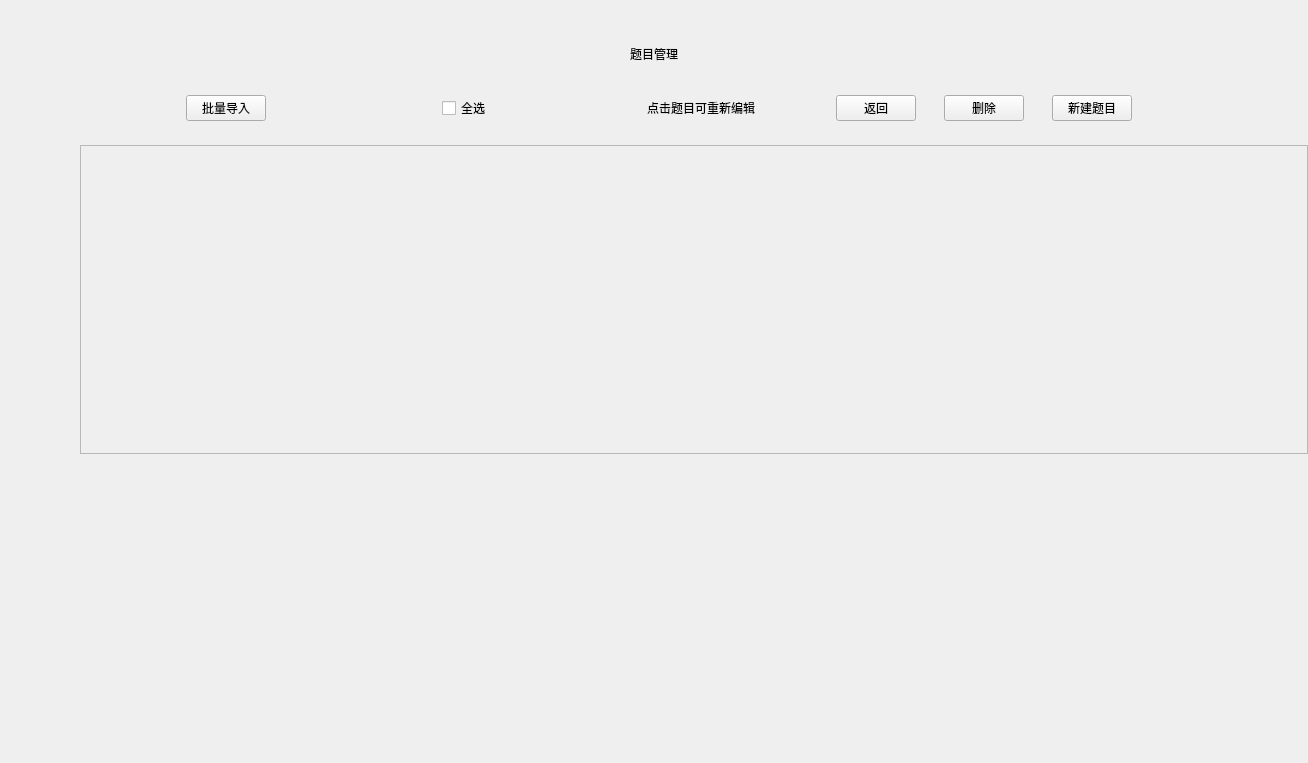
<?xml version="1.0" encoding="UTF-8"?>
<ui version="4.0">
 <class>SYAdminQuestionsMgrWindow</class>
 <widget class="QWidget" name="SYAdminQuestionsMgrWindow">
  <property name="geometry">
   <rect>
    <x>0</x>
    <y>0</y>
    <width>1308</width>
    <height>763</height>
   </rect>
  </property>
  <property name="windowTitle">
   <string>SYAdminQuestionsMgrWindow</string>
  </property>
  <layout class="QVBoxLayout" name="verticalLayout">
   <property name="leftMargin">
    <number>0</number>
   </property>
   <property name="topMargin">
    <number>0</number>
   </property>
   <property name="rightMargin">
    <number>0</number>
   </property>
   <property name="bottomMargin">
    <number>0</number>
   </property>
   <item>
    <spacer name="verticalSpacer">
     <property name="orientation">
      <enum>Qt::Vertical</enum>
     </property>
     <property name="sizeType">
      <enum>QSizePolicy::Fixed</enum>
     </property>
     <property name="sizeHint" stdset="0">
      <size>
       <width>20</width>
       <height>44</height>
      </size>
     </property>
    </spacer>
   </item>
   <item>
    <layout class="QHBoxLayout" name="horizontalLayout_2">
     <item>
      <spacer name="horizontalSpacer">
       <property name="orientation">
        <enum>Qt::Horizontal</enum>
       </property>
       <property name="sizeHint" stdset="0">
        <size>
         <width>40</width>
         <height>20</height>
        </size>
       </property>
      </spacer>
     </item>
     <item>
      <widget class="QLabel" name="winTitle">
       <property name="text">
        <string>题目管理</string>
       </property>
      </widget>
     </item>
     <item>
      <spacer name="horizontalSpacer_2">
       <property name="orientation">
        <enum>Qt::Horizontal</enum>
       </property>
       <property name="sizeHint" stdset="0">
        <size>
         <width>40</width>
         <height>20</height>
        </size>
       </property>
      </spacer>
     </item>
    </layout>
   </item>
   <item>
    <spacer name="verticalSpacer_4">
     <property name="orientation">
      <enum>Qt::Vertical</enum>
     </property>
     <property name="sizeType">
      <enum>QSizePolicy::Fixed</enum>
     </property>
     <property name="sizeHint" stdset="0">
      <size>
       <width>20</width>
       <height>25</height>
      </size>
     </property>
    </spacer>
   </item>
   <item>
    <layout class="QHBoxLayout" name="horizontalLayout">
     <item>
      <spacer name="horizontalSpacer_3">
       <property name="orientation">
        <enum>Qt::Horizontal</enum>
       </property>
       <property name="sizeType">
        <enum>QSizePolicy::Fixed</enum>
       </property>
       <property name="sizeHint" stdset="0">
        <size>
         <width>186</width>
         <height>20</height>
        </size>
       </property>
      </spacer>
     </item>
     <item>
      <widget class="QPushButton" name="batchImportBtn">
       <property name="text">
        <string>批量导入</string>
       </property>
      </widget>
     </item>
     <item>
      <spacer name="horizontalSpacer_4">
       <property name="orientation">
        <enum>Qt::Horizontal</enum>
       </property>
       <property name="sizeType">
        <enum>QSizePolicy::Fixed</enum>
       </property>
       <property name="sizeHint" stdset="0">
        <size>
         <width>170</width>
         <height>20</height>
        </size>
       </property>
      </spacer>
     </item>
     <item>
      <widget class="QCheckBox" name="chooseAllBox">
       <property name="text">
        <string>全选</string>
       </property>
      </widget>
     </item>
     <item>
      <spacer name="horizontalSpacer_11">
       <property name="orientation">
        <enum>Qt::Horizontal</enum>
       </property>
       <property name="sizeType">
        <enum>QSizePolicy::Fixed</enum>
       </property>
       <property name="sizeHint" stdset="0">
        <size>
         <width>150</width>
         <height>20</height>
        </size>
       </property>
      </spacer>
     </item>
     <item>
      <widget class="QLabel" name="questionEditTip">
       <property name="text">
        <string>点击题目可重新编辑</string>
       </property>
      </widget>
     </item>
     <item>
      <spacer name="horizontalSpacer_5">
       <property name="orientation">
        <enum>Qt::Horizontal</enum>
       </property>
       <property name="sizeHint" stdset="0">
        <size>
         <width>40</width>
         <height>20</height>
        </size>
       </property>
      </spacer>
     </item>
     <item>
      <widget class="QPushButton" name="returnBtn">
       <property name="text">
        <string>返回</string>
       </property>
      </widget>
     </item>
     <item>
      <spacer name="horizontalSpacer_10">
       <property name="orientation">
        <enum>Qt::Horizontal</enum>
       </property>
       <property name="sizeType">
        <enum>QSizePolicy::Fixed</enum>
       </property>
       <property name="sizeHint" stdset="0">
        <size>
         <width>22</width>
         <height>20</height>
        </size>
       </property>
      </spacer>
     </item>
     <item>
      <widget class="QPushButton" name="deleteBtn">
       <property name="text">
        <string>删除</string>
       </property>
      </widget>
     </item>
     <item>
      <spacer name="horizontalSpacer_6">
       <property name="orientation">
        <enum>Qt::Horizontal</enum>
       </property>
       <property name="sizeType">
        <enum>QSizePolicy::Fixed</enum>
       </property>
       <property name="sizeHint" stdset="0">
        <size>
         <width>22</width>
         <height>20</height>
        </size>
       </property>
      </spacer>
     </item>
     <item>
      <widget class="QPushButton" name="newBuiltQuestion">
       <property name="text">
        <string>新建题目</string>
       </property>
      </widget>
     </item>
     <item>
      <spacer name="horizontalSpacer_7">
       <property name="orientation">
        <enum>Qt::Horizontal</enum>
       </property>
       <property name="sizeType">
        <enum>QSizePolicy::Fixed</enum>
       </property>
       <property name="sizeHint" stdset="0">
        <size>
         <width>176</width>
         <height>20</height>
        </size>
       </property>
      </spacer>
     </item>
    </layout>
   </item>
   <item>
    <spacer name="verticalSpacer_2">
     <property name="orientation">
      <enum>Qt::Vertical</enum>
     </property>
     <property name="sizeType">
      <enum>QSizePolicy::Fixed</enum>
     </property>
     <property name="sizeHint" stdset="0">
      <size>
       <width>20</width>
       <height>18</height>
      </size>
     </property>
    </spacer>
   </item>
   <item>
    <layout class="QHBoxLayout" name="horizontalLayout_4">
     <property name="spacing">
      <number>0</number>
     </property>
     <item>
      <spacer name="horizontalSpacer_8">
       <property name="orientation">
        <enum>Qt::Horizontal</enum>
       </property>
       <property name="sizeType">
        <enum>QSizePolicy::Minimum</enum>
       </property>
       <property name="sizeHint" stdset="0">
        <size>
         <width>80</width>
         <height>20</height>
        </size>
       </property>
      </spacer>
     </item>
     <item>
      <widget class="QFrame" name="bgframe">
       <property name="sizePolicy">
        <sizepolicy hsizetype="Preferred" vsizetype="Expanding">
         <horstretch>0</horstretch>
         <verstretch>0</verstretch>
        </sizepolicy>
       </property>
       <property name="frameShape">
        <enum>QFrame::StyledPanel</enum>
       </property>
       <property name="frameShadow">
        <enum>QFrame::Raised</enum>
       </property>
       <layout class="QHBoxLayout" name="horizontalLayout_3">
        <property name="spacing">
         <number>40</number>
        </property>
        <property name="leftMargin">
         <number>0</number>
        </property>
        <property name="topMargin">
         <number>0</number>
        </property>
        <property name="rightMargin">
         <number>0</number>
        </property>
        <property name="bottomMargin">
         <number>0</number>
        </property>
        <item>
         <widget class="QWidget" name="btnBgWidget" native="true">
          <property name="sizePolicy">
           <sizepolicy hsizetype="Expanding" vsizetype="Expanding">
            <horstretch>0</horstretch>
            <verstretch>0</verstretch>
           </sizepolicy>
          </property>
         </widget>
        </item>
        <item>
         <widget class="QStackedWidget" name="stackedWidget">
          <property name="sizePolicy">
           <sizepolicy hsizetype="Preferred" vsizetype="Expanding">
            <horstretch>0</horstretch>
            <verstretch>0</verstretch>
           </sizepolicy>
          </property>
         </widget>
        </item>
       </layout>
      </widget>
     </item>
    </layout>
   </item>
   <item>
    <spacer name="verticalSpacer_3">
     <property name="orientation">
      <enum>Qt::Vertical</enum>
     </property>
     <property name="sizeType">
      <enum>QSizePolicy::Expanding</enum>
     </property>
     <property name="sizeHint" stdset="0">
      <size>
       <width>20</width>
       <height>30</height>
      </size>
     </property>
    </spacer>
   </item>
  </layout>
 </widget>
 <layoutdefault spacing="6" margin="11"/>
 <resources/>
 <connections/>
</ui>
